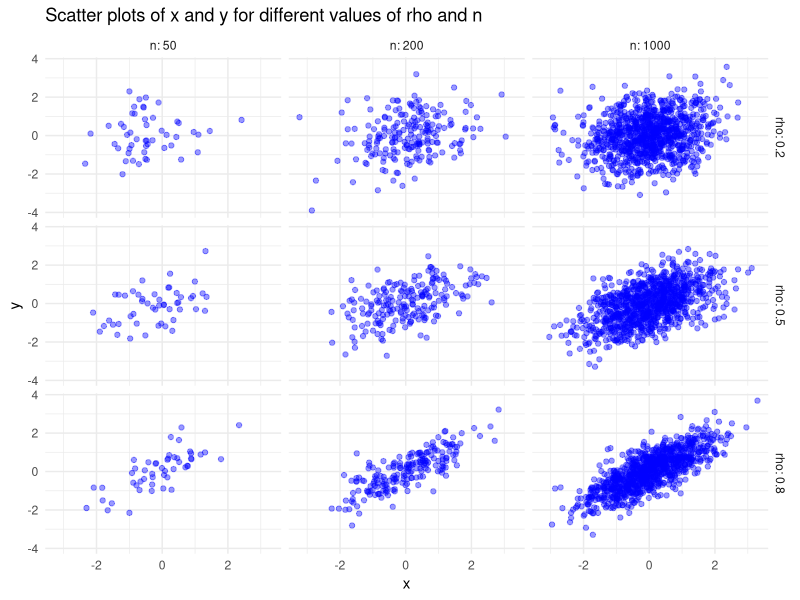
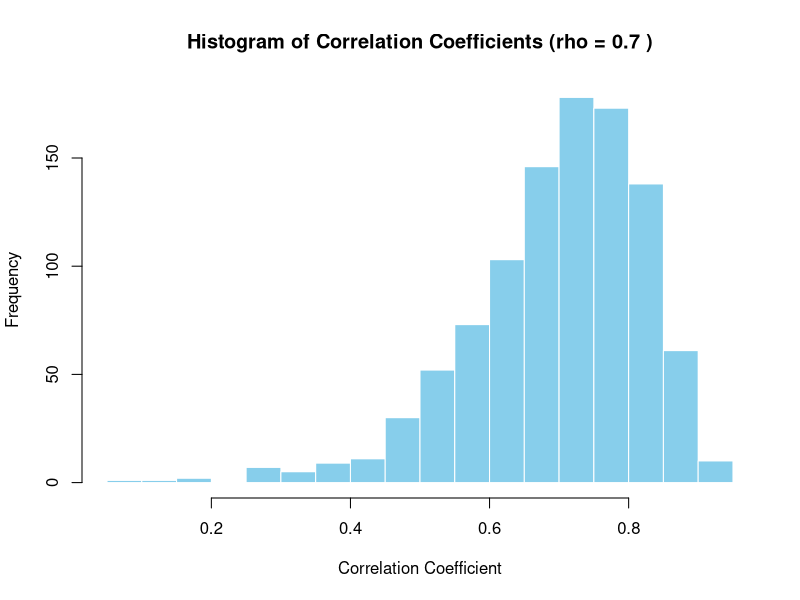

Source code (R) for these figures, in order:
library(tidyverse)
library(ggpubr)

# Task 1

# Set parameters for the exercise
set.seed(1234)
test_rho_values <- c(0.2, 0.5, 0.8)
test_n_values <- c(50, 200, 1000)

# Create a data frame to store all points for plotting
all_data <- data.frame()

# Generate data for each combination of rho and n
for (r in test_rho_values) {
  for (s in test_n_values) {
    x <- rnorm(s)
    y <- r * x + sqrt(1 - r^2) * rnorm(s)
    
    # Add to data frame with labels for rho and n
    temp_data <- data.frame(x = x, y = y, rho = as.factor(r), n = as.factor(s))
    all_data <- rbind(all_data, temp_data)
  }
}

# Plot using facet_grid with rho in rows and n in columns
ggplot(all_data, aes(x = x, y = y)) +
  geom_point(alpha = 0.4, color = "blue") +
  facet_grid(rho ~ n, labeller = label_both) +
  labs(title = "Scatter plots of x and y for different values of rho and n",
       x = "x", y = "y") +
  theme_minimal()



# Task 2

par(mfrow = c(1, 1)) 

# Set parameters for the exercise
set.seed(1234)
n <- 20     # Sample size
rho <- 0.7      # True correlation
num_simulations <- 1000   # Number of simulations for histogram

# Function to generate correlated data and calculate correlation coefficient
generate_correlation <- function(n, rho) {
  x <- rnorm(n)
  y <- rho * x + sqrt(1 - rho^2) * rnorm(n)
  return(cor(x, y))
}

# Simulate correlation coefficients over 1000 trials and plot histogram
correlations <- replicate(num_simulations, generate_correlation(n, rho))

# Plot the histogram of the correlation coefficients
hist(correlations, breaks = 30, col = "skyblue", border = "white",
     main = paste("Histogram of Correlation Coefficients (rho =", rho, ")"),
     xlab = "Correlation Coefficient", ylab = "Frequency")

# Display mean and standard deviation of correlations
cat("Mean of simulated correlations:", mean(correlations), "\n")

quantile(correlations, c(0.025, 0.975)) 
# n = 20 (MSc-thesis)
# 2.5%     97.5% 
# 0.3999409 0.8821489
IQR(correlations) # 0.1524189

# n = 200 (larger project)
#  2.5%     97.5% 
# 0.6193200 0.7638175 
IQR(correlations) # 0.04671208

# On average, the correlations are indeed close to the true rho.
# Variability is higher for smaller sample sizes, as expected, i.e.,
# In a smaller sample we are much more likely to find a correlation
# far away from the true correlation.
